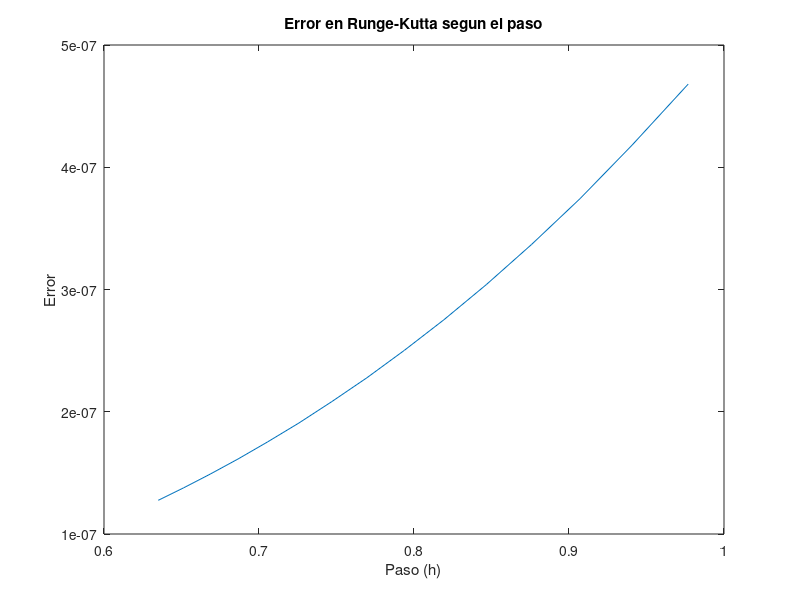
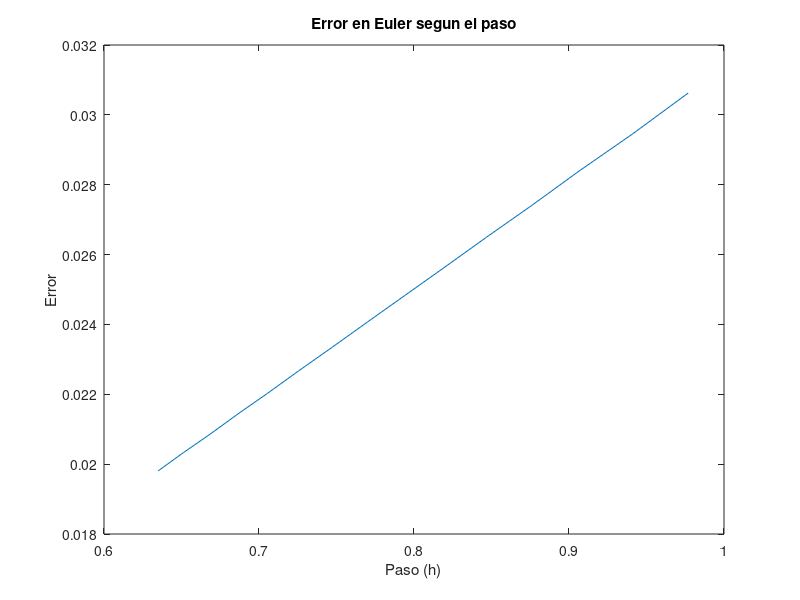

The MATLAB source for these figures, in order:
%Arjovsky-94881-Tarela-18/6/2014

clear();

%Espesor: 25,4 milimetros.
global rExt = 122.23750;
global rInt = 96.83750;

%padron: 94881. 
global TExt = 81.0;
global TInt = 948.0/6.0;

%Euler. f(y,t) es un function handler, h es el paso. t es un vector con la grilla de la variable independiente.
function y = Euler (f, h, y0,t)
  y(1) = y0; 
  n = columns(t);
  for i = [1:n-1]
    y(i+1) = y(i) + h* f(y(i),t(i));
  endfor
endfunction

%Se diferencia en que en lugar de recibir una funcion f a evaluar para la derivada recibe los valores de la derivada para la grilla.
function y = EulerDiscreto (f, h, y0,t)
  y(1) = y0; 
  n = columns(t);
  for i = [1:n-1]
    y(i+1) = y(i) + h* f(i);
  endfor
endfunction

%Esto se encarga de hacer los tiros y sacar una solucion aproximada.
function ret = tirarEuler (dvdr,paso,grilla)
  global TInt;
  global TExt;
  %Tiro1.
  vEuler1 = Euler(dvdr, paso, 0.0, grilla);
  TEuler1 = EulerDiscreto(vEuler1, paso, TInt, grilla);
  %Tiro 2.
  vEuler2 = Euler(dvdr, paso, 1.0, grilla);
  TEuler2 = EulerDiscreto(vEuler2, paso, 0.0, grilla);
  %Solucion aprox.
  ret = TEuler1 + (TExt-TEuler1(end))/(TEuler2(end))*TEuler2;
endfunction

%RK2
function y = Heun (f,h,y0,t)
  y(1) = y0;
  n = columns(t);
  for i = [1:n-1]
    yAux = y(i) + (2.0/3.0) * h * f(y(i),t(i));
    tAux = t(i) + h*(2.0/3.0);
    y(i+1) = y(i) + (h/4.0) * ( f(y(i),t(i)) + 3.0*f(yAux,tAux) );
  endfor
endfunction

%RK2. Como se usa para la segunda vuelta, es discreto (f es un vector).
function y = EulerMod (f,h,y0,t)
  y(1) = y0;
  n = columns(t);
  for i = [1:n-1]
    % No hace falta usar yAux = y(i) + h*f(i), ya que la f solo depende de la posicion. Ya esta calculada para todo punto en la grilla.
    y(i+1) = y(i) + (h/2)*(f(i)+f(i+1));
  endfor
endfunction

function ret = tirarRK(dvdr,paso,grilla)
  global TInt;
  global TExt;
  %Tiro1.
  vRK1 = Heun(dvdr, paso, 0.0, grilla);
  TRK1 = EulerMod(vRK1, paso, TInt, grilla);
  %Tiro2.
  vRK2 = Heun(dvdr, paso, 1.0, grilla);
  TRK2 = EulerMod(vRK2, paso, 0.0, grilla);
  %Solucion aprox.
  ret = TRK1 + (TExt-TRK1(end))/(TRK2(end))*TRK2;
endfunction;

function T = solAnalitica(r)
  global TExt;
  global TInt;
  global rExt;
  global rInt;
  T = (TInt-TExt)*(log(rExt/r))/(log(rExt/rInt))+TExt;
endfunction

%Funcion derivada de la velocidad de transmision de temperatura segun el radio.
dvdr = @(v,r) -v/r;

%Se inician diferente las iteraciones ya que las estimadas dejan de contar antes.
iteraciones = 0;
itEstimadas = 1;

%Cantidad de partes a dividir para paso inicial cercano a 1 milimetro.
partes = ceil(rExt-rInt);

pasos = [];
erroresE = [];
erroresRK = [];

do
  paso = (rExt - rInt)/partes;
  pasos = [pasos paso];
  
  %grilla discretizada de radios.
  r = [rInt:paso:rExt];
  grillas{iteraciones + 1} = r;
  
  %Euler.
  TEuler = tirarEuler(dvdr, paso, r);
  
  %Runge-Kutta. 
  TRK = tirarRK(dvdr,paso,r);
  
  solAnaliticaDiscreta = [0];
  for i = [1: columns(r)]
    solAnaliticaDiscreta(i) = solAnalitica(r(i));
  endfor
  
  errorEstimado = max(abs(TEuler - TRK));
  if (errorEstimado > 0.02)
    itEstimadas += 1;
  endif
  errorEuler = max(abs(TEuler - solAnaliticaDiscreta));
  erroresE = [erroresE errorEuler];
  errorRK = max(abs(TRK - solAnaliticaDiscreta));
  erroresRK = [erroresRK errorRK];
  errorMax = max([errorEuler, errorRK]);
  
  %Output.
  printf('\nPaso: %.5f\n',paso);
  printf ('Grilla     T(Euler)    T(RK)      T(Analitico) \n');
  for i = [1:columns(r)]
    printf('%.5f  %.5f   %.5f   %.5f\n', r(i),TEuler(i),TRK(i),solAnaliticaDiscreta(i));
  endfor
  printf('\nError(Euler) Error(RK) Error estimado\n');
  printf('%.5f       %.5f     %.5f\n\n',errorEuler,errorRK,errorEstimado);
  
  partes += 1;
  iteraciones += 1.0;
until (errorMax < 0.02)

pasos
erroresE
erroresRK

plot(pasos,erroresRK)
title('Error en Runge-Kutta segun el paso')
xlabel('Paso (h)')
ylabel('Error')
print('-dpng',"errRK.png");

plot(pasos,erroresE)
title('Error en Euler segun el paso')
xlabel('Paso (h)')
ylabel('Error')
print('-dpng',"errE.png");

%Estimativo del orden.
pasos = [];
erroresE = [];
erroresRK = [];
for j=[1:10]
  %Para el orden lo resuelvo otra vez pero reduciendo el paso a la mitad cada vez.
  paso = (rExt - rInt)/(2^j);
  
  %grilla discretizada de radios.
  r = [rInt:paso:rExt];
  
  %Euler. 
  TEuler = tirarEuler(dvdr,paso,r);  
  %Runge-Kutta. 
  TRK = tirarRK(dvdr,paso,r);
  
  solAnaliticaDiscreta = [0];
  for i = [1: columns(r)]
    solAnaliticaDiscreta(i) = solAnalitica(r(i));
  endfor
  
  pasos = [pasos paso];
  
  errorEuler = max(abs(TEuler - solAnaliticaDiscreta));
  erroresE = [erroresE errorEuler];
  errorRK = max(abs(TRK - solAnaliticaDiscreta));
  erroresRK = [erroresRK errorRK];
  errorMax = max([errorEuler, errorRK]);
endfor

printf('\nValores para estimacion del orden:\n')

erroresE
erroresRK
pasos